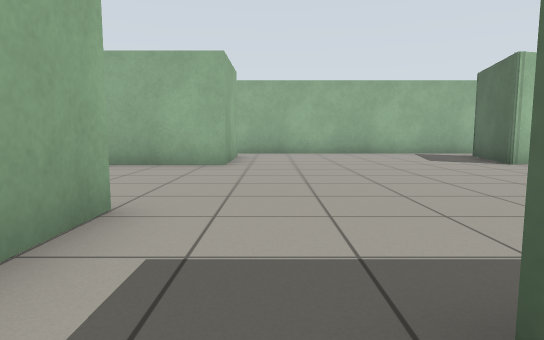
View 1 (above)

24 first-person views from a walk through a Gazebo world. The camera is 0.72 m above the floor, tilts 6° down and sees 75° across. The floor is counted in squares, 1 m on a side. Each view is taken from the middle of a square. On the plan, view 1 faces up. The plan holds only what a view shows up to about 11 squares ahead; the rest is blank.

View 2
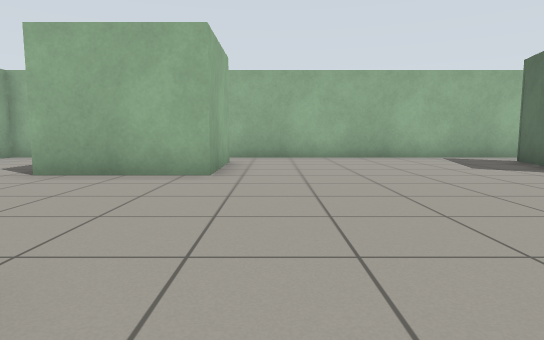

View 3
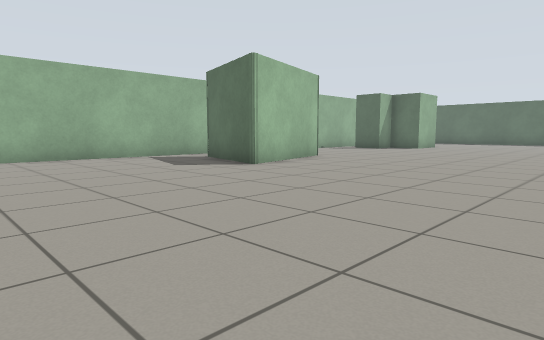

View 4
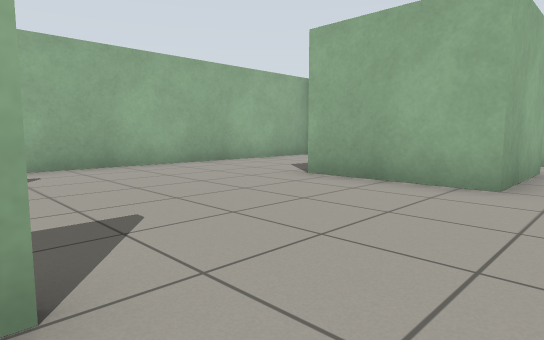

View 5
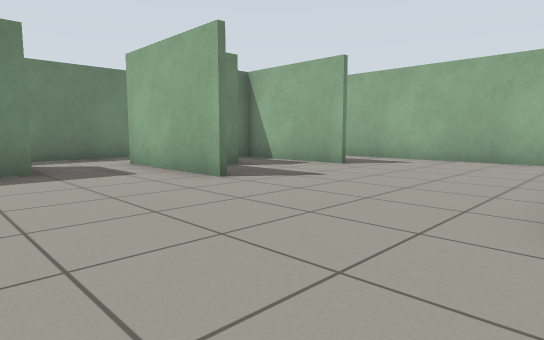

View 6
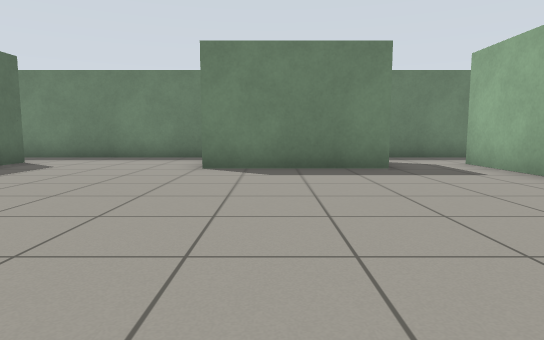

View 7
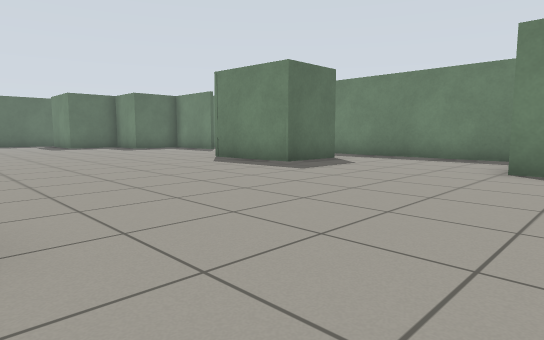

View 8
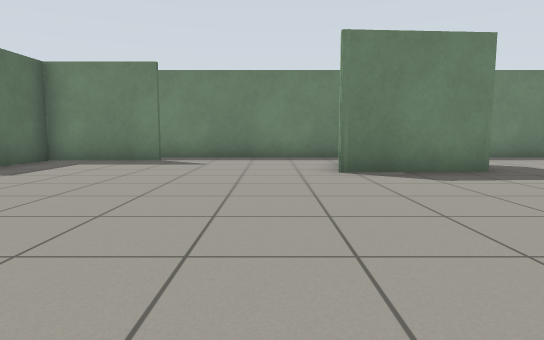

View 9
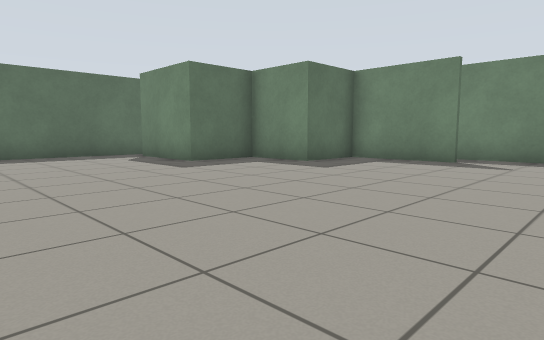

View 10
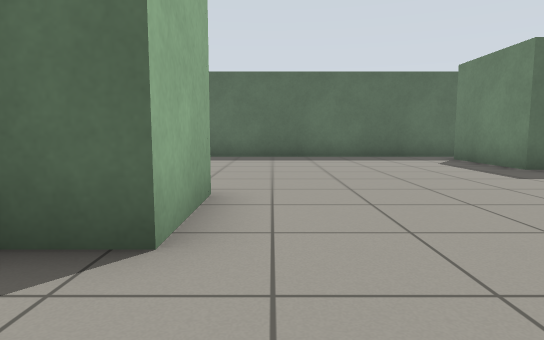

View 11
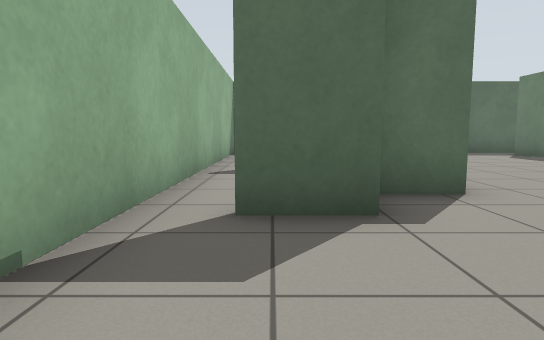

View 12
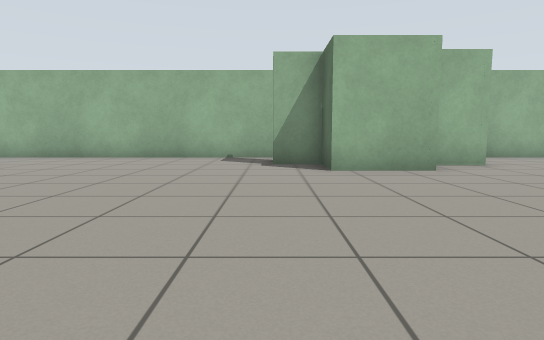

View 13
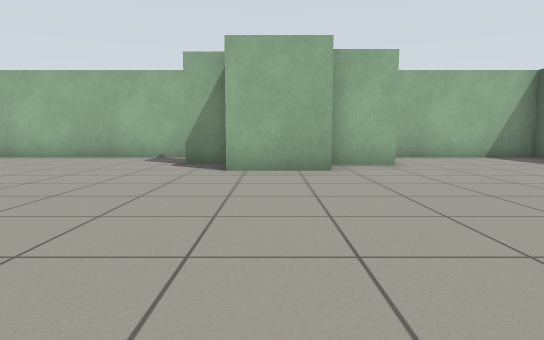

View 14
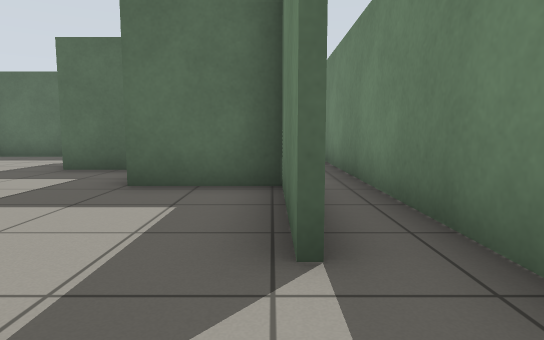

View 15
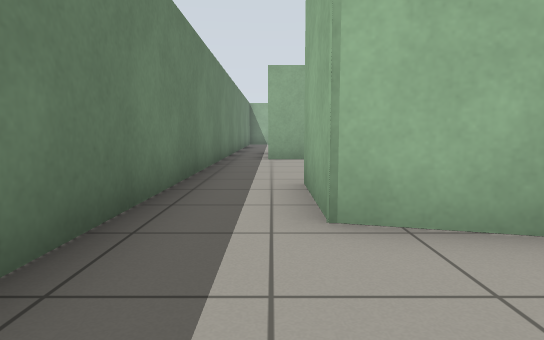

View 16
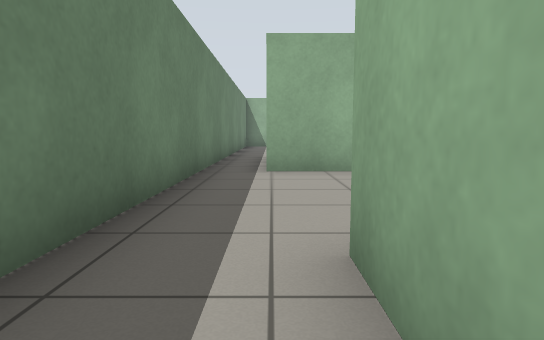

View 17
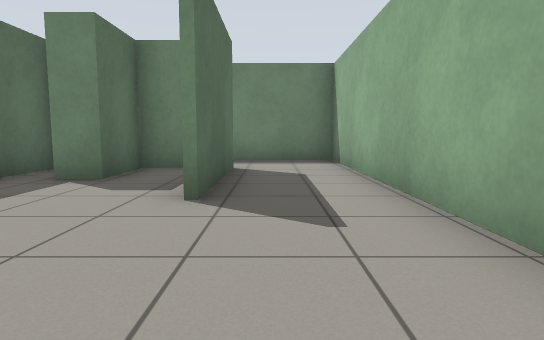

View 18
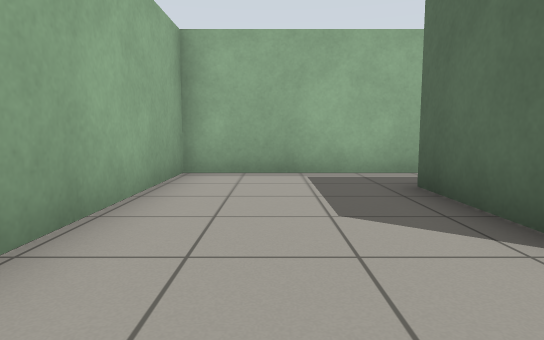

View 19
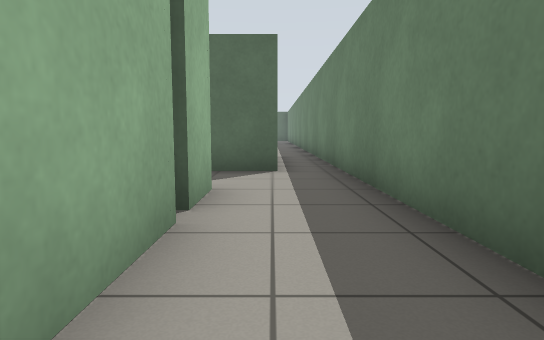

View 20
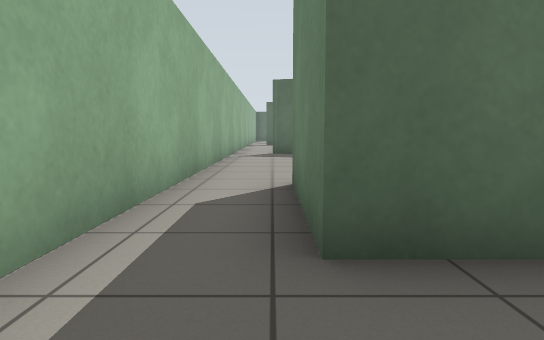

View 21
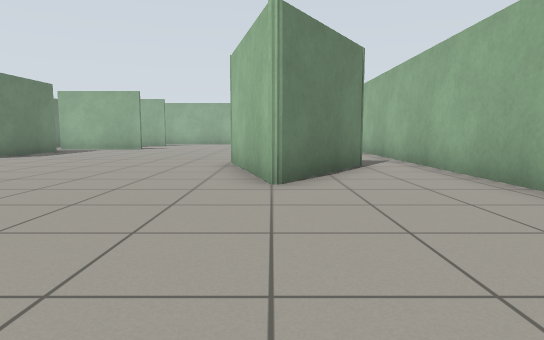

View 22
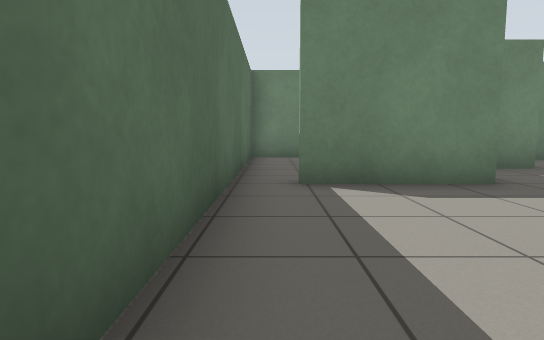

View 23
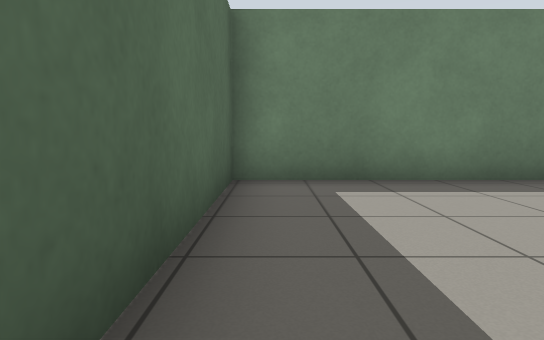

View 24
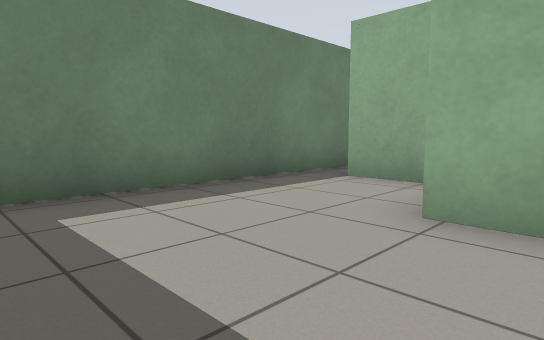

### Floor plan
Points are (right, up) in squares from view 1. A wall is a line through its corners. A room is listed if a view was taken in it or the views show most of it. See-through windows are left out.
Room 1 (views 1, 2, 3, 4, 5, 6, 7, 8, 9, 10, 11, 12, 13, 14, 15, 16, 17, 18, 19, 20, 21, 22, 23)
walls: (5.4, 8) (6.2, 11) (9.2, 9) (5.4, 8); (11.6, 1) (11.2, -0.5) (9, -0.5) (9, 1.4) (11.8, 1.6); (4.4, 0.5) (4.4, -1.1); (0.7, -1.1) (0.7, 0.9) (4.5, 0.9); (-1.5, 3.4) (-1.5, -0.2) (-2.9, -0.2); (15.9, -1.1) (18.8, -1.1) (18.8, 0.9) (20.9, 0.9) (20.9, 3.1) (23.6, 3.1); (15.6, 12.3) (-7.6, 12.3) (-7.6, -2.3) (19.6, -2.3); (18.3, 8.7) (16.1, 8.7) (16.1, 10.1) (15, 10.1) (15, 11.4); (-3.1, -0.2) (-5.2, -0.2) (-5.2, 3.4); (-4, 8.5) (-4, 10.7) (-1, 10.7) (-1, 8) (-4.1, 8); (19.8, 9.8) (18.3, 9.8); (-5.1, 3.4) (-5.1, -0.1) (-3.4, -0.1) (-3.4, 1.5) (-2.5, 1.5); (24.6, 2.4) (24.6, 9.9); (24.6, 11.9) (24.6, 12.3) (20.6, 12.3)
ways out: opening at (19, -2) to room 2; opening at (24, 3) to room 2; opening at (16, 12) to room 3; opening at (20, 12) to room 3
Room 2 (view 24)
walls: (21, 1.7) (21, 0.7); (18.9, 0) (18.9, -1.4); (19.6, -2.3) (24.6, -2.3) (24.6, 2.4)
ways out: opening at (19, -2) to room 1; opening at (24, 3) to room 1
Room 3 (no view inside)
walls: (20.6, 12.3) (15.6, 12.3)
ways out: opening at (16, 12) to room 1; opening at (20, 12) to room 1

Where each view was taken, in squares from view 1:
view 1: 0 up, 0 right, facing up
view 2: 2 up, 0 right, facing up
view 3: 2 up, 0 right, facing up-right
view 4: 3 up, 0 right, facing up-left
view 5: 8 up, 2 right, facing down-left
view 6: 8 up, 3 right, facing down
view 7: 8 up, 3 right, facing down-right
view 8: 8 up, 13 right, facing down
view 9: 8 up, 13 right, facing down-right
view 10: 8 up, 14 right, facing right
view 11: 11 up, 12 right, facing right
view 12: 2 up, 15 right, facing up
view 13: 2 up, 17 right, facing up
view 14: 1 down, 14 right, facing right
view 15: 1 down, 14 right, facing left
view 16: 1 down, 11 right, facing left
view 17: 7 up, 6 left, facing down
view 18: 6 up, 6 left, facing up
view 19: 1 down, 6 left, facing right
view 20: 11 up, 6 left, facing right
view 21: 9 up, 14 right, facing left
view 22: 8 up, 24 right, facing down
view 23: 3 up, 24 right, facing down
view 24: 2 up, 24 right, facing down-left
